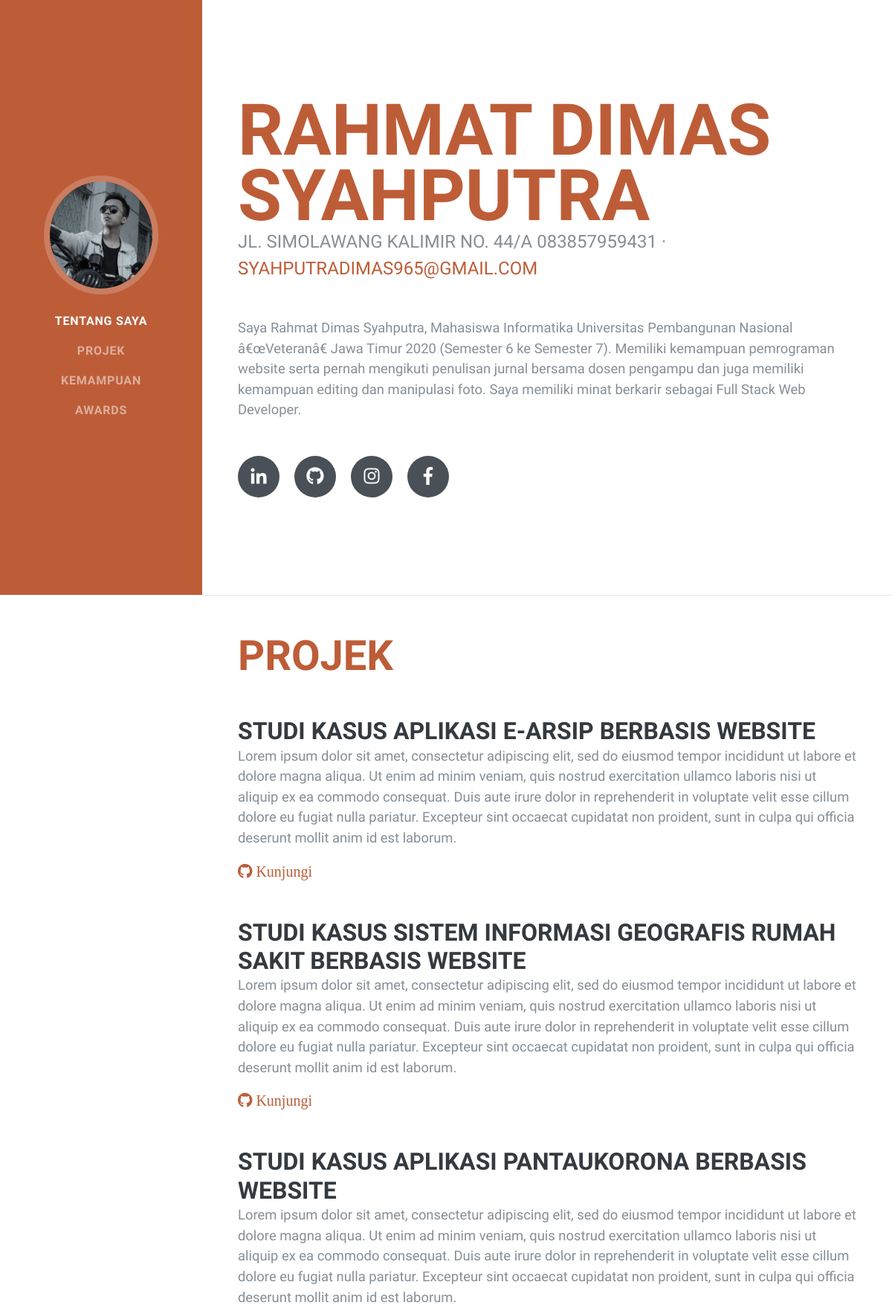
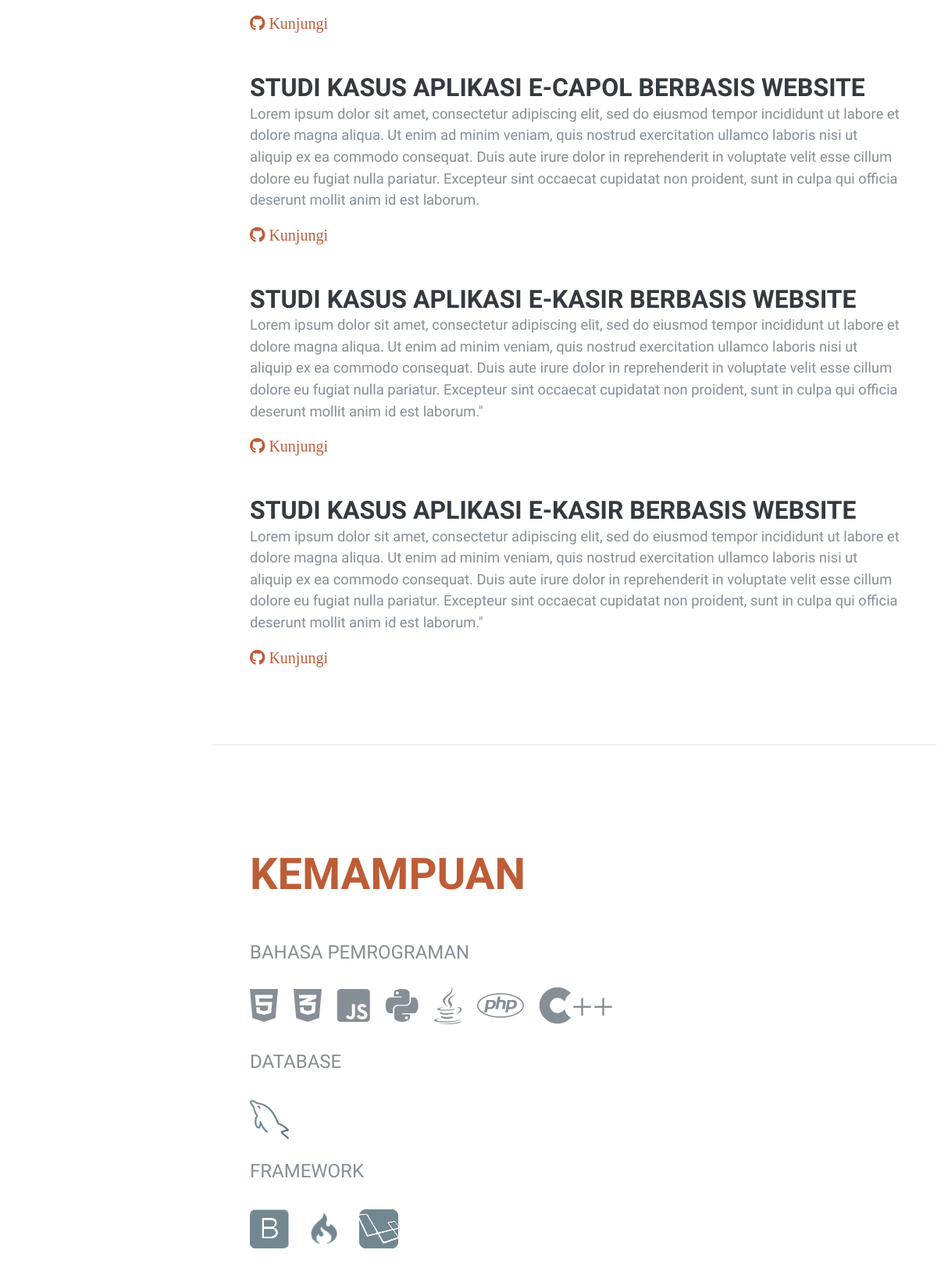
The page / (upper part) on the database its author committed (2 pictures, top to bottom).
### tables this page shows
CREATE TABLE `tb_tentangsaya` (
  `id_tentangSaya` int(11) NOT NULL,
  `nama` varchar(35) NOT NULL,
  `email` varchar(35) NOT NULL,
  `alamat` varchar(35) NOT NULL,
  `no_telepon` varchar(35) NOT NULL,
  `ket` text NOT NULL,
  `foto` varchar(255) DEFAULT NULL
);

CREATE TABLE `tb_projek` (
  `id` int(11) NOT NULL,
  `judul` varchar(255) DEFAULT NULL,
  `ket` text,
  `link` varchar(255) DEFAULT NULL
);

### index.php (the view, shortened to what this page needs)
<?php
  include 'koneksi.php';
?>
<?php
$query = "SELECT * FROM tb_tentangsaya ORDER BY id_tentangSaya ASC";
$result = mysqli_query($koneksi, $query);
$row = mysqli_fetch_assoc($result);
?>
<?php
  $queryP = "SELECT * FROM tb_projek ORDER BY id ASC";
  $resultP = mysqli_query($koneksi, $queryP);
?>
<!DOCTYPE html>
<html lang="en">
  <head>
    <link href="vendor/bootstrap/css/bootstrap.min.css" rel="stylesheet" />
    <link href="vendor/fontawesome-free/css/all.min.css" rel="stylesheet" />
    <link href="css/resume.min.css" rel="stylesheet" />
  </head>
  <body id="page-top">
    <nav
      class="navbar navbar-expand-lg navbar-dark bg-primary fixed-top"
      id="sideNav"
    >
      <a class="navbar-brand js-scroll-trigger" href="#page-top">
        <span class="d-none d-lg-block">
          <img
            class="img-fluid img-profile rounded-circle mx-auto mb-2"
            src="img/<?php echo $row['foto']; ?>"
            alt=""
          />
        </span>
      </a>
      <div class="collapse navbar-collapse" id="navbarSupportedContent">
        <ul class="navbar-nav">
          <li class="nav-item">
            <a class="nav-link js-scroll-trigger" href="#about">Tentang Saya</a>
          </li>
          <li class="nav-item">
            <a class=" nav-link js-scroll-trigger" href="#experience"
              >Projek</a
            >
          </li>
          <li class="nav-item">
            <a class="nav-link js-scroll-trigger" href="#skills">Kemampuan</a>
          </li>
          <li class="nav-item">
            <a class="nav-link js-scroll-trigger" href="#awards">Awards</a>
          </li>
        </ul>
      </div>
    </nav>
    <div class="container-fluid p-0">
      <section class="resume-section p-3 p-lg-5 d-flex d-column" id="about">
        <div class="my-auto">
          <h1 class="mb-0">
            <span class="text-primary"><?= $row['nama']; ?></span>
          </h1>
          <div class="subheading mb-5">
          <?= $row['alamat']; ?> <?= $row['no_telepon']; ?> ·
            <a  class="text-primary" href="mailto:name@email.com"><?= $row['email']; ?></a>
          </div>
          <p class="lead mb-5">
          <?= $row['ket']; ?>
          </p>
          <div class="social-icons">
            <a href="https://www.linkedin.com/in/dimas-syahputra-560b10190/">
              <i class="fab fa-linkedin-in"></i>
            </a>
            <a href="https://github.com/radisyah">
              <i class="fab fa-github"></i>
            </a>
            <a href="https://www.instagram.com/dimassp002/">
              <i class="fab fa-instagram"></i>
            </a>
            <a href="https://www.facebook.com/febry.a.fariz">
              <i class="fab fa-facebook-f"></i>
            </a>
          </div>
        </div>
      </section>
      <hr class="m-0" />
      <section
        class="resume-section p-3 p-lg-5 d-flex flex-column"
        id="experience"
      >
        <div class="my-auto">
          <h2 class="mb-5 text-primary">Projek</h2>
          <?php while($rowP = mysqli_fetch_assoc($resultP)) { ?>
            <div class="resume-item d-flex flex-column flex-md-row mb-5">
            <div class="resume-content mr-auto">
              <h3 class="mb-0"><?php echo ($rowP['judul']); ?></h3>
              <p class="lead mb-3"><?php echo ($rowP['ket']); ?></p>
              <a class="lead mb-2" href=" <?php echo ($rowP['link']); ?>">
              <i class="fab fa-github"> Kunjungi</i>
              </a>
            </div>
          </div>
          <?php } ?>
        </div>
      </section>
      <hr class="m-0" />
      <section class="resume-section p-3 p-lg-5 d-flex flex-column" id="skills">
        <div class="my-auto">
          <h2 class="text-primary mb-5">Kemampuan</h2>
          <div class="subheading mb-3">Bahasa Pemrograman</div>
          <ul class="list-inline dev-icons">
            <li class="list-inline-item">
              <i class="fab fa-html5"></i>
            </li>
            <li class="list-inline-item">
              <i class="fab fa-css3-alt"></i>
            </li>
            <li class="list-inline-item">
              <i class="fab fa-js-square"></i>
            </li>
            <li class="list-inline-item">
              <i class="fab fa-python"></i>
            </li>
            <li class="list-inline-item">
              <i class="fab fa-java"></i>
            </li>
            <li class="list-inline-item">
              <i class="fab fa-php"></i>
            </li>
            <li class="list-inline-item">
              <i class="fab fa-cuttlefish">++</i>
            </li>
          </ul>
          <div class="subheading mb-3">Database</div>
          <ul class="list-inline dev-icons">
            <li  class="list-inline-item">
            <img
            style="width: 50px;"
            src="img/mysql.png"
            alt=""
            />
           </li>
          </ul>
          <div class="subheading mb-3">Framework</div>
          <ul class="list-inline dev-icons">
            <li  class="list-inline-item">
            <img
            style="width: 50px;"
            src="img/bootstrap.png"
            alt=""
            />
            </li>
            <li  class="list-inline-item">
            <img
            style="width: 50px;"
            src="img/codeigniter.png"
            alt=""
            />
            </li>
            <li  class="list-inline-item">
            <img
            style="width: 50px;"
            src="img/laravel.png"
            alt=""
            />
            </li>
          </ul>
      </section>
    </div>
  </body>
</html>

### rows shown on the page
tb_tentangsaya: foto (picture), nama "RAHMAT DIMAS SYAHPUTRA", alamat "JL. SIMOLAWANG KALIMIR NO. 44/A", no_telepon "083857959431", email "SYAHPUTRADIMAS965@GMAIL.COM", ket "Saya Rahmat Dimas Syahputra, Mahasiswa Informatika Universitas Pembangunan Nasional â€œVeteranâ€ Jawa Timur 2020 (Semester 6 ke Semester 7). Memiliki kemampuan pemrograman website serta pernah mengikuti penulisan jurnal bersama dosen pengampu dan juga memiliki kemampuan editing dan manipulasi foto. Saya memiliki minat berkarir sebagai Full Stack Web Developer."
tb_projek: judul "STUDI KASUS APLIKASI E-ARSIP BERBASIS WEBSITE", ket "Lorem ipsum dolor sit amet, consectetur adipiscing elit, sed do eiusmod tempor incididunt ut labore et dolore magna aliqua. Ut enim ad minim veniam, quis nostrud exercitation ullamco laboris nisi ut aliquip ex ea commodo consequat. Duis aute irure dolor in reprehenderit in voluptate velit esse cillum dolore eu fugiat nulla pariatur. Excepteur sint occaecat cupidatat non proident, sunt in culpa qui officia deserunt mollit anim id est laborum."
tb_projek: judul "STUDI KASUS SISTEM INFORMASI GEOGRAFIS RUMAH SAKIT BERBASIS WEBSITE", ket "Lorem ipsum dolor sit amet, consectetur adipiscing elit, sed do eiusmod tempor incididunt ut labore et dolore magna aliqua. Ut enim ad minim veniam, quis nostrud exercitation ullamco laboris nisi ut aliquip ex ea commodo consequat. Duis aute irure dolor in reprehenderit in voluptate velit esse cillum dolore eu fugiat nulla pariatur. Excepteur sint occaecat cupidatat non proident, sunt in culpa qui officia deserunt mollit anim id est laborum."
tb_projek: judul "STUDI KASUS APLIKASI PANTAUKORONA BERBASIS WEBSITE", ket "Lorem ipsum dolor sit amet, consectetur adipiscing elit, sed do eiusmod tempor incididunt ut labore et dolore magna aliqua. Ut enim ad minim veniam, quis nostrud exercitation ullamco laboris nisi ut aliquip ex ea commodo consequat. Duis aute irure dolor in reprehenderit in voluptate velit esse cillum dolore eu fugiat nulla pariatur. Excepteur sint occaecat cupidatat non proident, sunt in culpa qui officia deserunt mollit anim id est laborum."
tb_projek: judul "STUDI KASUS APLIKASI E-CAPOL BERBASIS WEBSITE", ket "Lorem ipsum dolor sit amet, consectetur adipiscing elit, sed do eiusmod tempor incididunt ut labore et dolore magna aliqua. Ut enim ad minim veniam, quis nostrud exercitation ullamco laboris nisi ut aliquip ex ea commodo consequat. Duis aute irure dolor in reprehenderit in voluptate velit esse cillum dolore eu fugiat nulla pariatur. Excepteur sint occaecat cupidatat non proident, sunt in culpa qui officia deserunt mollit anim id est laborum."
tb_projek: judul "STUDI KASUS APLIKASI E-KASIR BERBASIS WEBSITE", ket "Lorem ipsum dolor sit amet, consectetur adipiscing elit, sed do eiusmod tempor incididunt ut labore et dolore magna aliqua. Ut enim ad minim veniam, quis nostrud exercitation ullamco laboris nisi ut aliquip ex ea commodo consequat. Duis aute irure dolor in reprehenderit in voluptate velit esse cillum dolore eu fugiat nulla pariatur. Excepteur sint occaecat cupidatat non proident, sunt in culpa qui officia deserunt mollit anim id est laborum.\""
tb_projek: judul "STUDI KASUS APLIKASI E-KASIR BERBASIS WEBSITE", ket "Lorem ipsum dolor sit amet, consectetur adipiscing elit, sed do eiusmod tempor incididunt ut labore et dolore magna aliqua. Ut enim ad minim veniam, quis nostrud exercitation ullamco laboris nisi ut aliquip ex ea commodo consequat. Duis aute irure dolor in reprehenderit in voluptate velit esse cillum dolore eu fugiat nulla pariatur. Excepteur sint occaecat cupidatat non proident, sunt in culpa qui officia deserunt mollit anim id est laborum.\""
